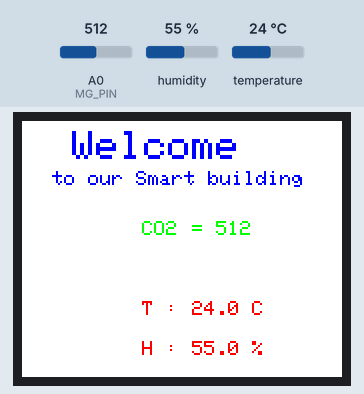
Recording of a sketch running on a simulated Arduino Uno, built with avr-gcc and run on an emulated ATmega328P. On the bench: 160×128 colour display. Inputs (shaded band) come from the test bench; at power-on: humidity 55 %, A0 (MG_PIN) = 512, temperature 24 °C.

Above: at 1.3 s.
1.4 s: humidity set to 22 %
At 2.9 s:
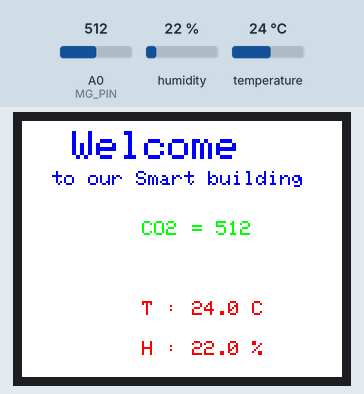
4.1 s: A0 (MG_PIN) set to 716
At 5.4 s:
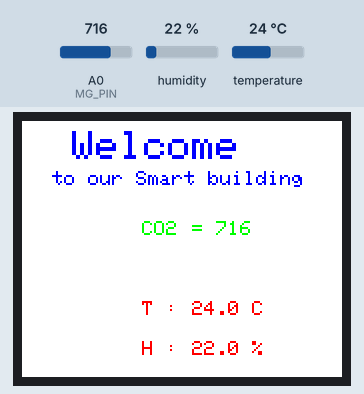
6.8 s: temperature set to 12 °C
At 9.3 s:
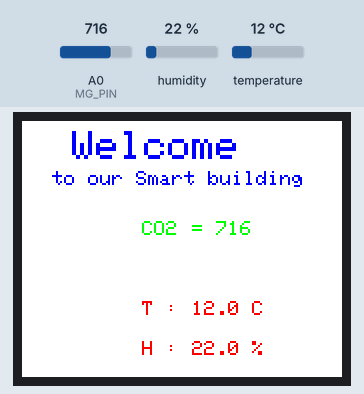
9.8 s: A0 (MG_PIN) set to 900
At 10.6 s:
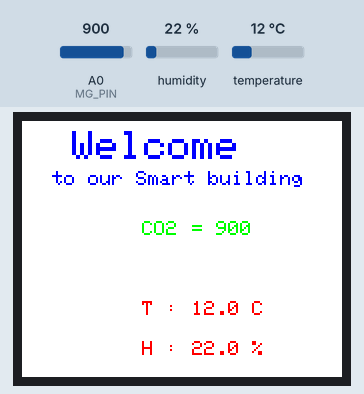
12.5 s: humidity set to 40 %
At 15.5 s:
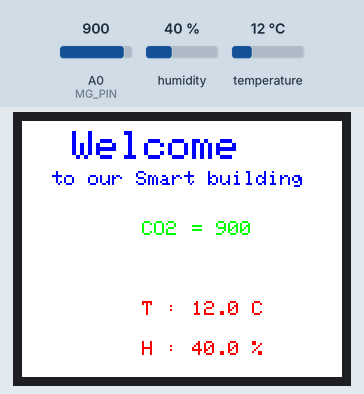
15.8 s: A0 (MG_PIN) set to 1023
At 17.0 s:
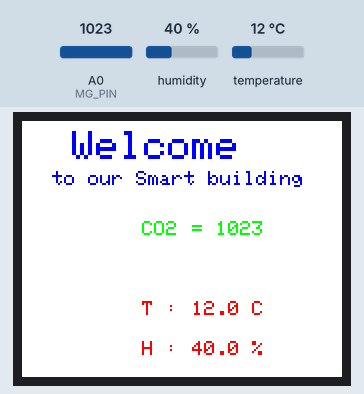
Timing chart, 0 to 18.8 s (numbered marks = the images above; inputs shaded):
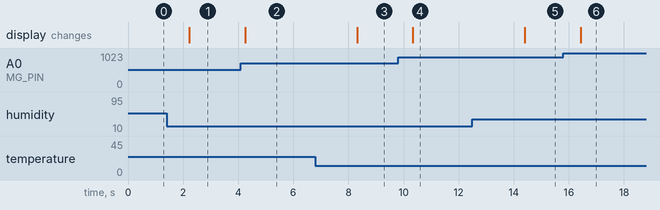

Measured:
- after the input at 1.4 s, the display: changes after 0.83 s (image 1)
- after the input at 4.1 s, the display: changes after 0.16 s (image 2)
- after the input at 6.8 s, the display: changes after 1.5 s (image 3)
- after the input at 9.8 s, the display: changes after 0.54 s (image 4)
- after the input at 12.5 s, the display: changes after 1.9 s (image 5)
- after the input at 15.8 s, the display: changes after 0.63 s (image 6)

The sketch:

main_door.ino
```cpp
#include <Adafruit_GFX.h>
#include <Adafruit_ST7735.h>
#include <SPI.h>
#include <DHT.h>

// TFT Pins (Arduino Uno)
#define TFT_CS   7
#define TFT_RST  8
#define TFT_DC   9

// Sensor Pins
#define DHTPIN  2
#define DHTTYPE DHT11
#define MG_PIN  A0

DHT dht(DHTPIN, DHTTYPE);
Adafruit_ST7735 tft = Adafruit_ST7735(TFT_CS, TFT_DC, TFT_RST);

void setup() {
  Serial.begin(9600);
  dht.begin();

  // Initialize TFT in LANDSCAPE mode
  tft.initR(INITR_BLACKTAB);
  tft.setRotation(1);
  tft.fillScreen(ST7735_WHITE);

  drawUI();
}

void loop() {
  float h = dht.readHumidity();
  float t = dht.readTemperature();
  int co2 = analogRead(MG_PIN);

  // Clear dynamic areas before updating
  tft.fillRect(85, 50, 50, 10, ST7735_WHITE);  // CO2 Value area
  tft.fillRect(85, 90, 50, 10, ST7735_WHITE);  // Temperature Value area
  tft.fillRect(85, 110, 50, 10, ST7735_WHITE); // Humidity Value area

  // Display CO2 Value
  tft.setCursor(85, 50);
  tft.setTextColor(ST7735_GREEN);
  tft.setTextSize(1);
  tft.print("= ");
  tft.print(co2);

  // Display Temperature Value
  tft.setCursor(85, 90);
  tft.setTextColor(ST7735_RED);
  tft.setTextSize(1);
  tft.print(t, 1);
  tft.print(" C");

  // Display Humidity Value
  tft.setCursor(85, 110);
  tft.setTextColor(ST7735_RED);
  tft.setTextSize(1);
  tft.print(h, 1);
  tft.print(" %");

  delay(2000);
}

void drawUI() {
  // Welcome Text
  tft.setTextColor(ST7735_BLUE);
  tft.setTextSize(2);
  tft.setCursor(25, 5);
  tft.print("Welcome");

  // Subtitle
  tft.setTextSize(1);
  tft.setCursor(15, 25);
  tft.print("to our Smart building");

  // CO2 Label
  tft.setCursor(60, 50);
  tft.setTextColor(ST7735_GREEN);
  tft.setTextSize(1);
  tft.print("CO2");

  // Temperature Label
  tft.setCursor(60, 90);
  tft.setTextColor(ST7735_RED);
  tft.setTextSize(1);
  tft.print("T :");

  // Humidity Label
  tft.setCursor(60, 110);
  tft.setTextColor(ST7735_RED);
  tft.setTextSize(1);
  tft.print("H :");
}
```
